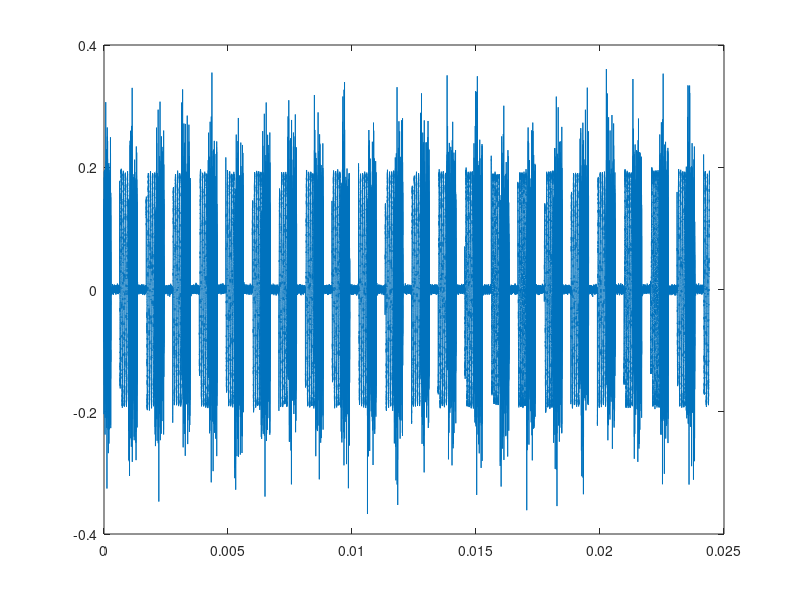
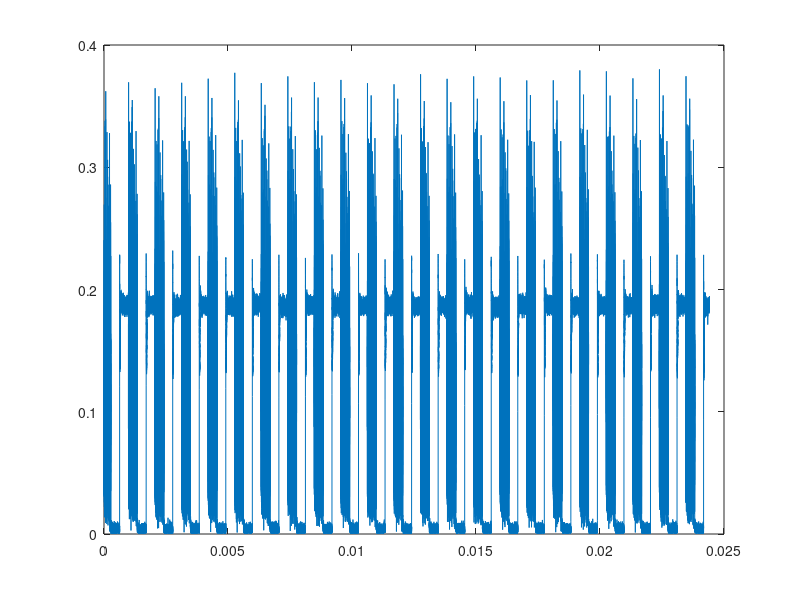
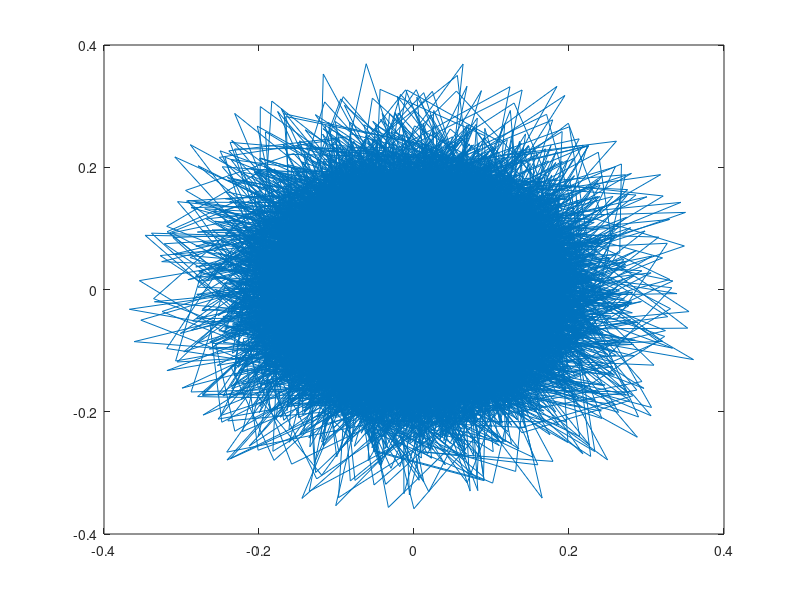
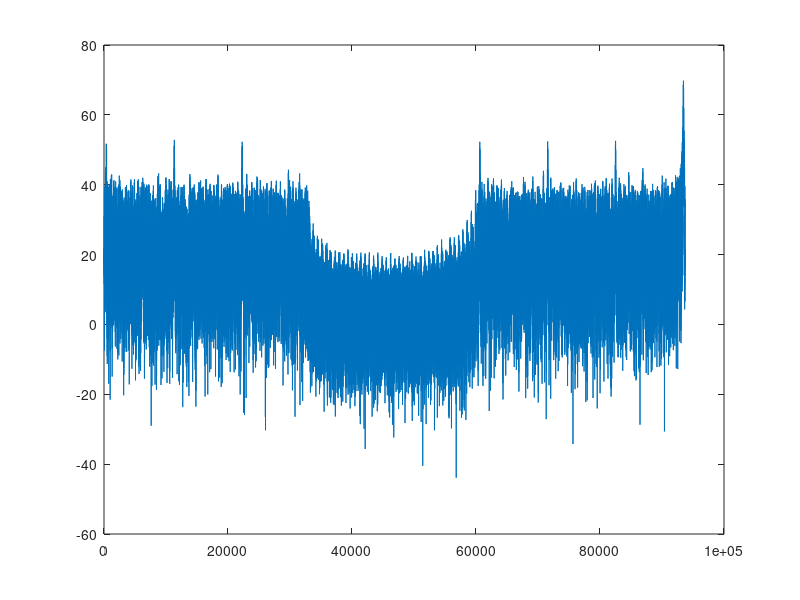

Write MATLAB code to recreate these figures, in order.
% lg_subcarier spacing_pilot tones_number symbols 
% tx_data_12_08_lg_7500_8_50
% tx_data_12_08_lg_7500_11
% tx_data_12_08_s_7500_8_20
% tx_data_12_08_s_15000_8_20
% tx_data_12_08_s_15000_8_50
% tx_data_12_08_s_30000_8_50
% tx_data_12_08_short_period
% tx_data_12_08
% tx_data_old

fft_size = 2^ceil(log2(90));
fs = fft_size * 30000;
sampling_period= fs^-1;

%tx_data = load('OFDM_10_12_2020/tx_data.mat')
%tx_data = tx_data(1);

tx_data_sent = load('output/rx_data_downsampled4_B_1.mat')
tx_data_sent = tx_data_sent.rcvdSignal;

t=1:1:length(tx_data_sent);
t = t * sampling_period;

plot(t,real(tx_data_sent))
figure
plot(t,abs(tx_data_sent))
figure
plot(tx_data_sent)



figure
plot(20*log10(abs(fft(tx_data_sent))))

% Y = fft(tx_data_sent');
% 
% P2 = abs(Y/length(tx_data_sent));
% P1 = P2(1:length(tx_data_sent)/2+1);
% P1(2:end-1) = 2*P1(2:end-1);
% 
% f = fs*(0:(length(tx_data_sent)/2))/length(tx_data_sent);
% plot(f,P1)